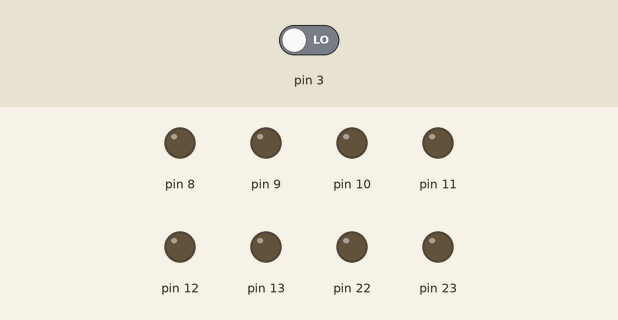
This sketch was run on a simulated Arduino Uno, built with avr-gcc and run on an emulated ATmega328P. Parts: output pins drawn as LEDs (lit = HIGH). Inputs (shaded band) come from the test bench; at power-on: pin 3 LOW.

Above: at 0.8 s.
0.9 s: pin 3 driven HIGH
At 3.8 s:
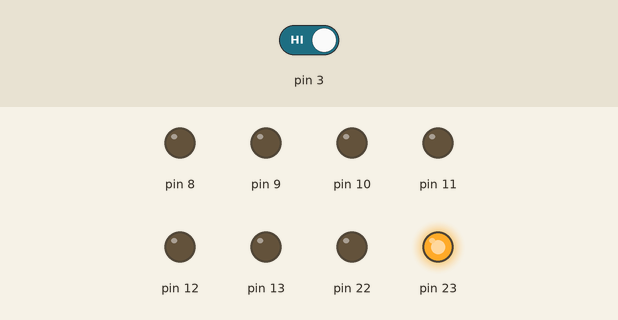
3.9 s: pin 3 driven LOW
5.4 s: pin 3 driven HIGH
At 7.7 s:
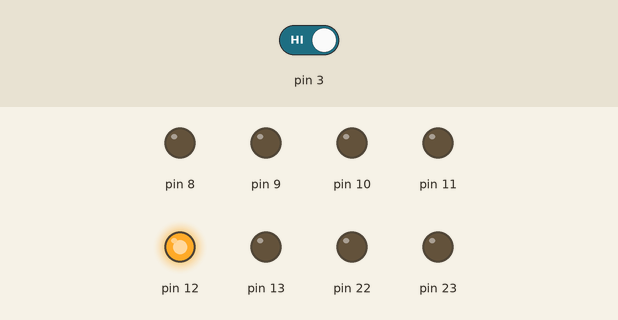
Timing chart, 0 to 13.9 s (numbered marks = the images above; inputs shaded):
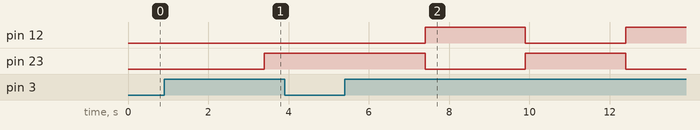

The sketch:

12.3.ino
```cpp
#include <avr/io.h>
#include <util/delay.h>
#define setbit(x,y) (x|=y)
#define checkbit(x,y)((x) & (y))
#define clearbit(x,y)(x&=~y)
#define bitn(p) (0x01<<p)

int main (void)
{
  DDRD = 0x00;
  DDRB = 0xFF;
  int count = 0;

  while (true){
    if (checkbit(PIND, bit(3))){
      count++;
      _delay_ms(500);
    }

    if (count == 5){
      setbit(PORTB, bit(7));
      clearbit(PORTB, bit(4));
    }
    else if (count == 10){
      clearbit(PORTB, bit(7));
      setbit(PORTB, bit(4));
    }
    else if (count == 11){
      count = 1;
    }
  }
}
```

Measured:
- after the input at 0.9 s, pin 23: LOW → HIGH after 2.5 s
- after the input at 3.9 s, every drawn part: stays the same
- after the input at 5.4 s, pin 12: LOW → HIGH after 2.0 s, → LOW 2.5 s later, → HIGH 2.5 s later; pin 23: HIGH → LOW after 2.0 s, → HIGH 2.5 s later, → LOW 2.5 s later
